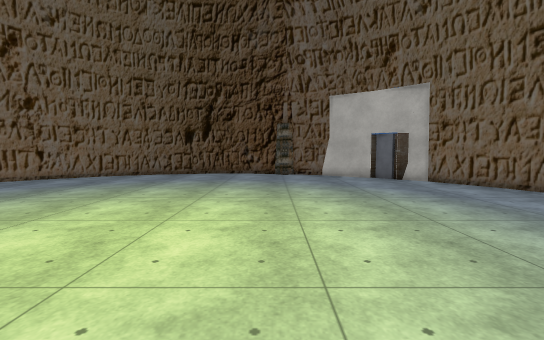
[1] (above)

12 first-person views from a walk through a Unity game level. The camera is 1.3 m above the floor, tilts 4° down and sees 90° across. The floor is counted in squares, 1 m on a side. Each view is taken from the middle of a square. On the plan, view 1 faces up. The plan holds only what a view shows up to about 13 squares ahead; the rest is blank. The place goes on beyond the plan. The player is left out. Some surface patterns are stand-ins.

[2]
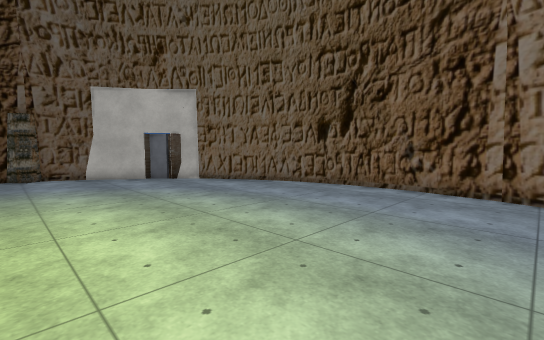

[3]
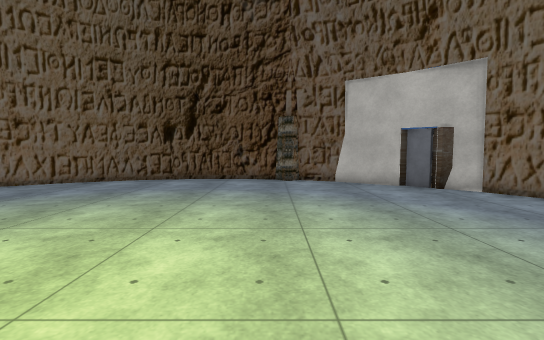

[4]
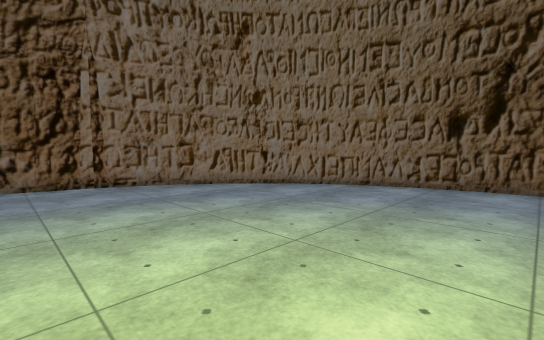

[5]
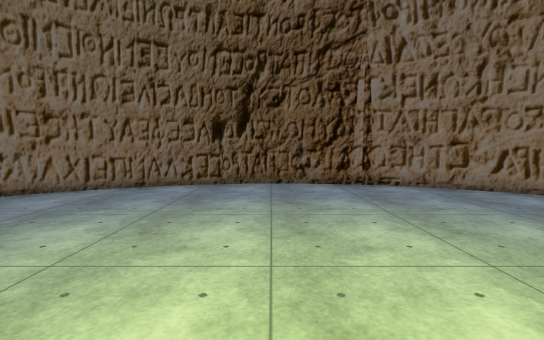

[6]
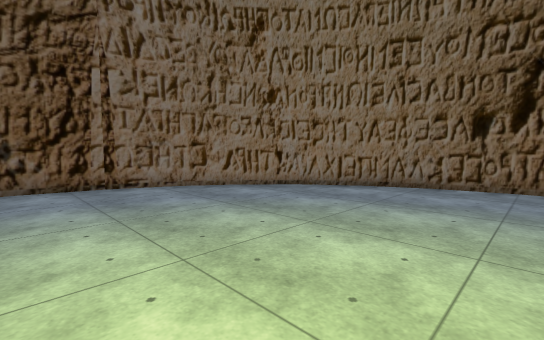

[7]
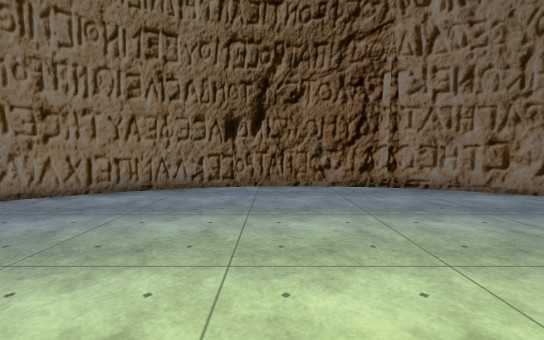

[8]
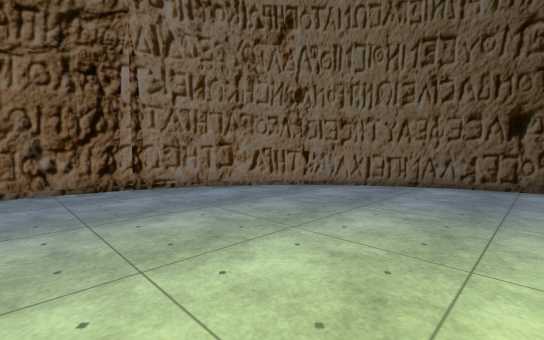

[9]
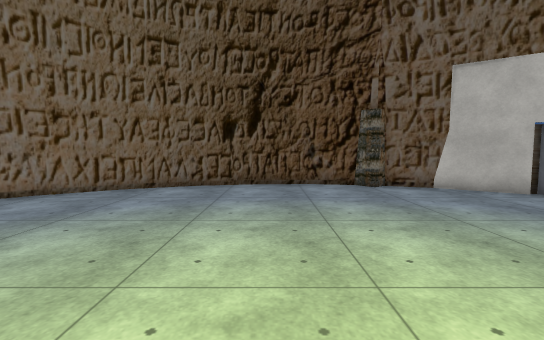

[10]
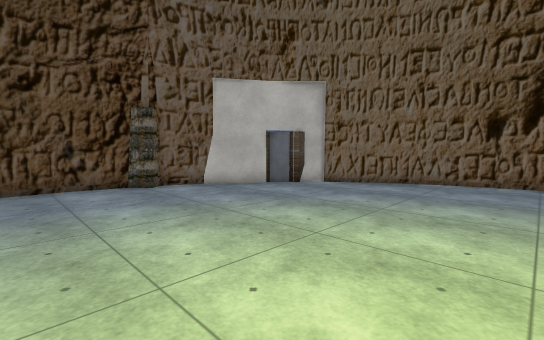

[11]
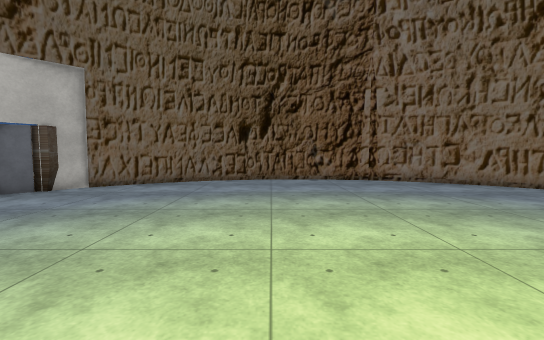

[12]
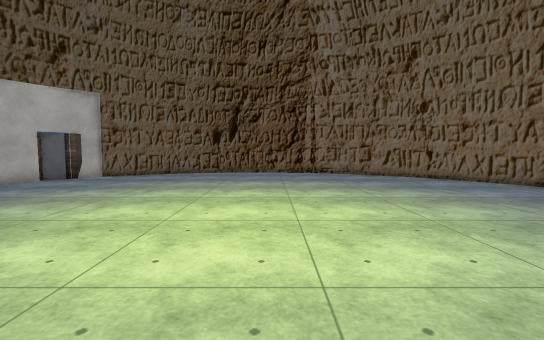

### Floor plan
Points are (right, up) in squares from view 1. A wall is a line through its corners. A room is listed if a view was taken in it or the views show most of it. See-through windows are left out.
Room 1 (views 1, 2, 3, 4, 5, 6, 7, 8, 9, 10, 11, 12)
walls: (4.5, 13.2) (2.6, 14.5); (9.4, 2.9) (9.4, 5.4); (8, 9.6) (6.7, 11.5); (9.4, 5.2) (8.9, 7.5) (7.9, 9.7); (9, 0.7) (9.4, 3); (8.1, -1.5) (9.1, 0.8); (6.5, 11.8) (5.6, 12.4); (3, 14.4) (1.2, 15.1) (0.7, 14.7) (0.2, 15.3) (-1.5, 15.6); (-3.5, 15.5) (-6, 15); (-1.2, 15.6) (-3.7, 15.5); (-5.8, 15) (-8, 14.1); (6.9, -3.5) (8.2, -1.4); (5.3, -5.1) (7, -3.3); (3.4, -6.4) (5.4, -4.9); (-1, -7.7) (1.3, -7.2) (3.5, -6.3); (-7.9, 14.2) (-10, 12.7); (-5.5, -7.3) (-3.1, -7.8); (-9.8, 12.9) (-11.5, 11.1); (-3.3, -7.8) (-0.9, -7.7); (-11.5, 11.2) (-12.7, 9.2); (-13.5, 7.2) (-14, 4.7); (-12.7, 9.3) (-13.6, 7); (-7.7, -6.5) (-5.4, -7.4); (-13.9, 2.6) (-13.4, 0.2); (-13.4, 0.3) (-12.5, -1.9); (-12.5, -1.8) (-11.2, -3.7) (-9.5, -5.3); (-9.6, -5.3) (-7.5, -6.6); (-14, 4.9) (-13.9, 2.5)
objects: other object (5, 13) to (6, 13)

Positions as (right, up) in squares from view 1, and headings:
1: (0, 0), facing up
2: (0, 0), facing up-right
3: (0, 3), facing up
4: (-2, 3), facing down-right
5: (-2, 3), facing down
6: (-3, 3), facing down-left
7: (-4, 3), facing left
8: (-4, 4), facing up-left
9: (-3, 5), facing up
10: (-3, 5), facing up-right
11: (-3, 5), facing right
12: (-7, 3), facing right
